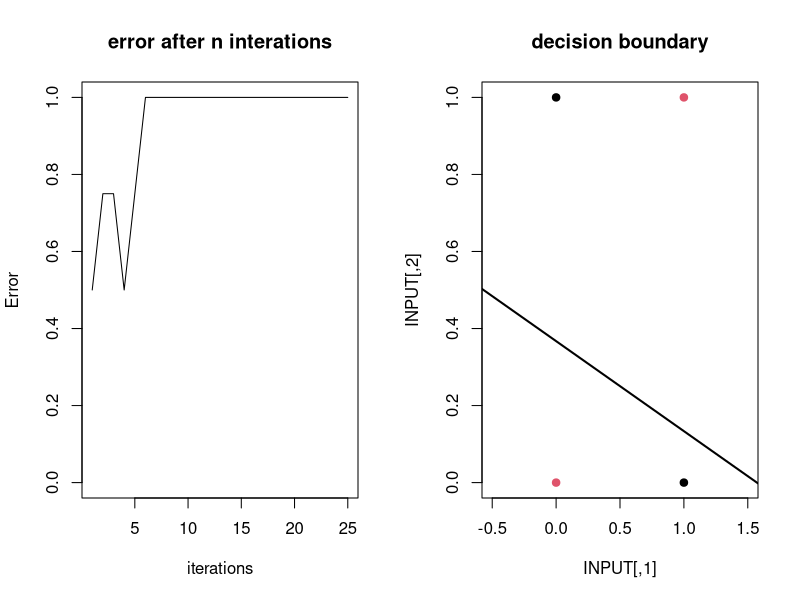

Source code (R):
# R Perceptron based on perceptron.m 


StepFunction = function(Input) {
  
  if(Input <= 0) {
    Outsignal = 0
  } else {
    Outsignal = 1
  }
  return(Outsignal)
  
}

INPUT = matrix(1:8,ncol=2) # set up empty matrix to fill 

INPUT[1,1] = 0 # input set 1
INPUT[1,2] = 0
INPUT[2,1] = 1 # input set 2
INPUT[2,2] = 0
INPUT[3,1] = 0 # input set 3
INPUT[3,2] = 1
INPUT[4,1] = 1 # input set 4
INPUT[4,2] = 1

CORRECT_OUTPUT = c(1,0,0,1) # correct output

NUM_EXAMPLES = 4
NUM_INPUTS = 2

eta = 0.8
i = 1                                      # i must start as a positive number
Count = 0                                  # counter for the number of batches (a batch = all four examples)
NUMTIMES = 0


W = runif(3,-3,3) # initialize random uniform weights between -3 and 3
print(W)
TOTAL_ERROR = c() # set up empty vector to fill the error
SaveOutput = c() # empty vector to save output


while(i > 0 && NUMTIMES < 25) {                 # task will be solved when i = 0  
  
  
  for(Example in 1:NUM_EXAMPLES)  {          # four examples of pairwise input 0 or 1
    
    SumIP = 0                               # sums the product from the three weights * signals
    for(Weight in 1:(NUM_INPUTS + 1)) {          # Weight is counter for weights (2 inputs + bias)
      
      if(Weight == NUM_INPUTS + 1) {          # if weight is bias
        Signal = 1                      # get bias signal
      } else {
        Signal = INPUT[Example, Weight] # get signal from signal vector
      }
      
      IP = Signal*W[Weight]         # inner product
      SumIP = SumIP + IP                 # sum for all weights
    }
    
    Output = StepFunction(SumIP)           #check if incoming signal produces output in transfer function   
    Error = Output - CORRECT_OUTPUT[Example] # difference between expected and actual output (=supervision!)
    
    TOTAL_ERROR[Example] = abs(Error)
    
    if(Output > CORRECT_OUTPUT[Example]) {          # check if weights should be decreased
      W[1] = W[1] - abs(Error*INPUT[Example,1]*eta)      # adjust weight 1
      W[2] = W[2] - abs(Error*INPUT[Example,2]*eta)      # adjust weight 2
      W[3] = W[3] - abs(Error*eta)                      # adjust weight 3 (=bias)
    } 
    
    if(Output < CORRECT_OUTPUT[Example] ) {      # check if weights should be increased
      
      W[1] = W[1] + abs(Error*INPUT[Example,1]*eta)   # adjust weight 1
      W[2] = W[2] + abs(Error*INPUT[Example,2]*eta)   # adjust weight 2
      W[3] = W[3] + abs(Error*eta)                      # adjust weight 3 (=bias) 
      
    }
    
    if(Example == NUM_EXAMPLES && sum(TOTAL_ERROR) == 0) i = 0 # if we are at example 4 with no error -> task is done, exit 
    
  }
  
  NUMTIMES = NUMTIMES + 1
  Count = Count + 1
  SaveOutput[Count] = sum(TOTAL_ERROR)/NUM_EXAMPLES
}

slope = W[1]/(-W[2])
intercept = W[3]/(-W[2])

par(mfrow = c(1,2)) 
plot(1:NUMTIMES,SaveOutput,type="l",ylab="Error",xlab="iterations",
     main="error after n interations",ylim=c(0,1)) # plot error rate at the end
plot(INPUT, col = as.factor(CORRECT_OUTPUT),pch=19,xlim=c(-0.5,1.5),
     main="decision boundary") # plot decision boundary
abline(intercept,slope,lwd=2)

cat(NUMTIMES)